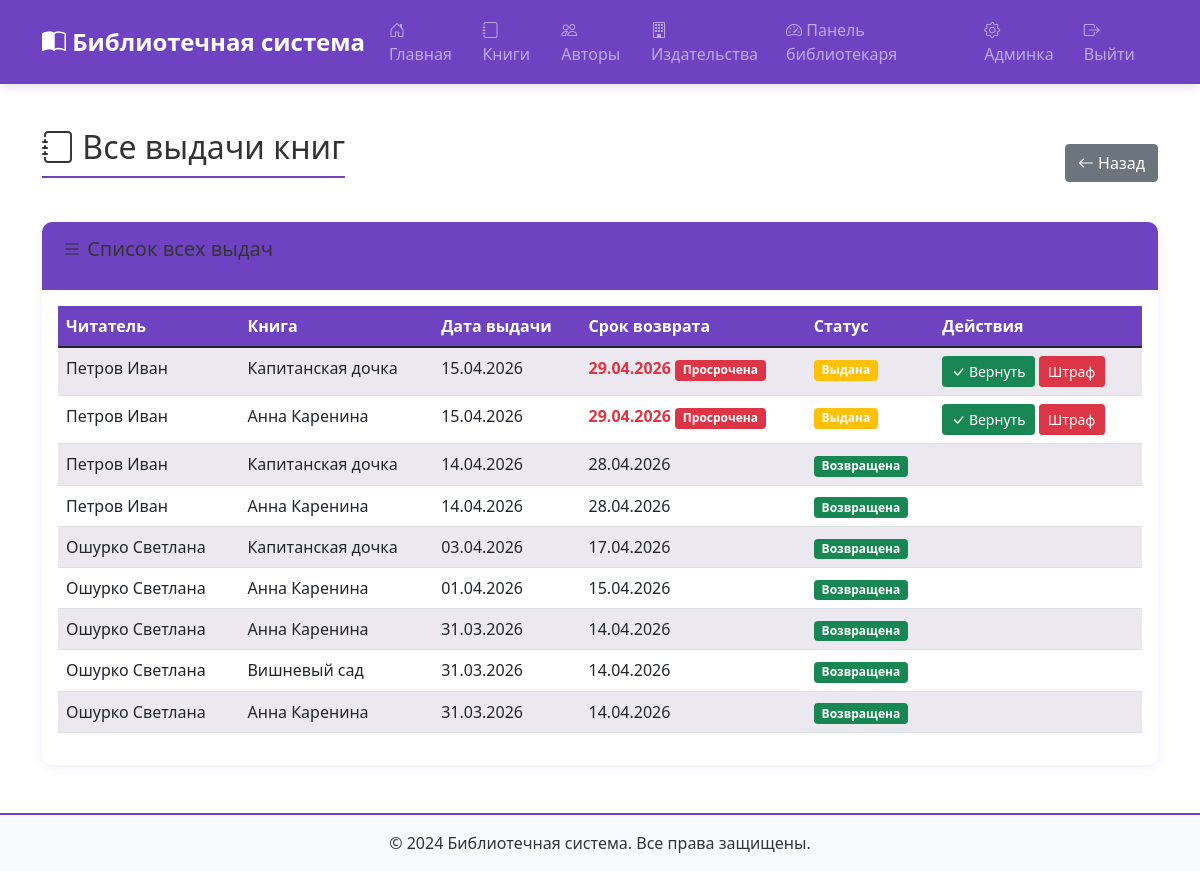
Screenshot of /librarian/loans/ (signed in) with the database file from the repository.
### books/models.py (models this page shows, shortened)
class Loan(models.Model):
    book_copy = models.ForeignKey(BookCopy, verbose_name='Экземпляр книги', on_delete=models.CASCADE,
                                  related_name='loans')
    user = models.ForeignKey(CustomUser, verbose_name='Читатель', on_delete=models.CASCADE, related_name='loans')
    issued_by = models.ForeignKey(CustomUser, verbose_name='Выдал', on_delete=models.SET_NULL, null=True,
                                  related_name='issued_loans')
    issue_date = models.DateTimeField('Дата выдачи', auto_now_add=True)
    due_date = models.DateField('Срок возврата')
    return_date = models.DateField('Дата возврата', null=True, blank=True)
    is_returned = models.BooleanField('Возвращена', default=False)
    notes = models.TextField('Примечания', blank=True)
    class Meta:
        verbose_name = 'Выдача'
        verbose_name_plural = 'Выдачи'
        ordering = ['-issue_date']
    def is_overdue(self):
        if not self.is_returned and date.today() > self.due_date:
            return True
        return False

class CustomUser(AbstractUser):
    ROLE_CHOICES = [
        ('adult', 'Взрослый читатель'),
        ('schoolchild', 'Школьник'),
    ]
    role = models.CharField('Роль', max_length=20, choices=ROLE_CHOICES, default='adult')
    phone = models.CharField('Телефон', max_length=20, blank=True)
    address = models.TextField('Адрес', blank=True)
    birth_date = models.DateField('Дата рождения', null=True, blank=True)
    library_card_number = models.CharField('Номер читательского билета', max_length=20, unique=True, null=True,
                                           blank=True)
    class Meta:
        verbose_name = 'Читатель'
        verbose_name_plural = 'Читатели'

class BookCopy(models.Model):
    STATUS_CHOICES = [
        ('available', 'Доступен'),
        ('borrowed', 'Выдан'),
        ('reserved', 'Зарезервирован'),
        ('repair', 'На ремонте'),
        ('lost', 'Утерян'),
    ]
    book = models.ForeignKey(Book, verbose_name='Книга', on_delete=models.CASCADE, related_name='copies')
    inventory_number = models.CharField('Инвентарный номер', max_length=50, unique=True)
    status = models.CharField('Статус', max_length=20, choices=STATUS_CHOICES, default='available')
    purchase_date = models.DateField('Дата поступления', null=True, blank=True)
    price = models.DecimalField('Цена', max_digits=10, decimal_places=2, null=True, blank=True)
    location = models.CharField('Место хранения', max_length=100, blank=True)
    class Meta:
        verbose_name = 'Экземпляр книги'
        verbose_name_plural = 'Экземпляры книг'

class Book(models.Model):
    STATUS_CHOICES = [
        ('available', 'Доступна'),
        ('borrowed', 'Выдана'),
        ('reserved', 'Зарезервирована'),
        ('repair', 'На ремонте'),
        ('lost', 'Утеряна'),
    ]
    title = models.CharField('Название', max_length=200)
    authors = models.ManyToManyField(Author, verbose_name='Авторы', related_name='books')
    publisher = models.ForeignKey(Publisher, verbose_name='Издательство', on_delete=models.SET_NULL, null=True,
                                  blank=True, related_name='books')
    genre = models.ForeignKey(Genre, verbose_name='Жанр', on_delete=models.SET_NULL, null=True, blank=True,
                              related_name='books')
    age_category = models.ForeignKey(AgeCategory, verbose_name='Возрастная категория', on_delete=models.SET_NULL,
                                     null=True, blank=True, related_name='books')
    publication_year = models.IntegerField('Год издания', null=True, blank=True)
    isbn = models.CharField('ISBN', max_length=13, blank=True, null=True)
    pages = models.IntegerField('Количество страниц', null=True, blank=True)
    description = models.TextField('Описание', blank=True)
    cover_image = models.ImageField('Обложка', upload_to='covers/', null=True, blank=True)
    yandex_link = models.URLField('Ссылка на Яндекс.Диск', blank=True, null=True)
    quantity_total = models.IntegerField('Общее количество', default=1)
    quantity_available = models.IntegerField('Доступно', default=1)
    status = models.CharField('Статус', max_length=20, choices=STATUS_CHOICES, default='available')
    created_at = models.DateTimeField('Дата добавления', auto_now_add=True)
    updated_at = models.DateTimeField('Дата обновления', auto_now=True)
    avg_rating = models.FloatField('Средний рейтинг', default=0)
    reviews_count = models.IntegerField('Количество отзывов', default=0)
    class Meta:
        verbose_name = 'Книга'
        verbose_name_plural = 'Книги'
        ordering = ['title']

### books/views.py (the view)
# urls.py: path('librarian/loans/', views.admin_all_loans, name='admin_all_loans'),
@login_required
def admin_all_loans(request):
    if not request.user.is_staff:
        messages.error(request, 'Доступ запрещен')
        return redirect('books:index')
    loans = Loan.objects.all().select_related('user', 'book_copy__book').order_by('-issue_date')
    context = {'loans': loans}
    return render(request, 'books/admin_loans.html', context)

### books/templates/books/admin_loans.html (shortened to what this page needs)
{% extends 'base.html' %}
{% block content %}
<div class="d-flex justify-content-between align-items-center mb-4">
    <h1><i class="bi bi-journal"></i> Все выдачи книг</h1>
    <a href="{% url 'books:admin_dashboard' %}" class="btn btn-secondary">
        <i class="bi bi-arrow-left"></i> Назад
    </a>
</div>
<div class="card">
    <div class="card-header" style="background-color: #6f42c1; color: white;">
        <h5 class="mb-0"><i class="bi bi-list"></i> Список всех выдач</h5>
    </div>
    <div class="card-body">
        <div class="table-responsive">
            <table class="table table-striped">
                <thead>
                    <tr>
                        <th>Читатель</th>
                        <th>Книга</th>
                        <th>Дата выдачи</th>
                        <th>Срок возврата</th>
                        <th>Статус</th>
                        <th>Действия</th>
                    </tr>
                </thead>
                <tbody>
                    {% for loan in loans %}
                    <tr>
                        <td>{{ loan.user.last_name }} {{ loan.user.first_name }}</td>
                        <td>{{ loan.book_copy.book.title }}</td>
                        <td>{{ loan.issue_date|date:"d.m.Y" }}</td>
                        <td class="{% if loan.is_overdue %}text-danger fw-bold{% endif %}">
                            {{ loan.due_date|date:"d.m.Y" }}
                            {% if loan.is_overdue %} <span class="badge bg-danger">Просрочена</span>{% endif %}
                        </td>
                        <td>
                            {% if loan.is_returned %}
                                <span class="badge bg-success">Возвращена</span>
                            {% else %}
                                <span class="badge bg-warning">Выдана</span>
                            {% endif %}
                        </td>
                        <td>
                            {% if not loan.is_returned %}
                                <a href="{% url 'books:return_book' loan.pk %}" class="btn btn-sm btn-success" onclick="return confirm('Оформить возврат?')">
                                    <i class="bi bi-check-lg"></i> Вернуть
                                </a>
                                {% if loan.is_overdue %}
                                    <a href="{% url 'books:admin_assign_fine' loan.pk %}" class="btn btn-sm btn-danger">
                                         Штраф
                                    </a>
                                {% endif %}
                            {% endif %}
                        </td>
                    </tr>
                    {% empty %}
                    <tr>
                        <td colspan="6" class="text-center">Нет выдач</td>
                    </tr>
                    {% endfor %}
                </tbody>
            </table>
        </div>
    </div>
</div>
{% endblock %}

### static/css/style.css (style rules this page uses)
body { background-color: #ffffff; font-family: 'Segoe UI', Tahoma, Geneva, Verdana, sans-serif; color: #333; min-height: 100vh; display: flex; flex-direction: column; }
.card { border: none; border-radius: 10px; box-shadow: 0 2px 10px rgba(111, 66, 193, 0.1); transition: transform 0.3s, box-shadow 0.3s; background-color: #ffffff; overflow: hidden; }
.card-header { background-color: #f8f9fa; border-bottom: 2px solid #6f42c1; font-weight: bold; padding: 15px 20px; }
a { color: #6f42c1; text-decoration: none; transition: color 0.3s; }
h1, h2, h3, h4, h5, h6 { color: #333; border-bottom: 2px solid #6f42c1; padding-bottom: 10px; margin-bottom: 20px; }
h1 { font-size: 2rem; }
.table thead th { background-color: #6f42c1; color: white; border-color: #5a32a3; font-weight: 600; }
.table-striped tbody tr:nth-of-type(odd) { background-color: rgba(111, 66, 193, 0.05); }
.card, .stat-card { animation: fadeIn 0.5s ease-out; }

### rows the page displays
Loan: user.last_name "Петров", user.first_name "Иван", book_copy.book "Капитанская дочка", issue_date "15.04.2026", due_date "29.04.2026", is_returned "Просрочена"
Loan: user.last_name "Петров", user.first_name "Иван", book_copy.book "Анна Каренина", issue_date "15.04.2026", due_date "29.04.2026", is_returned "Просрочена"
Loan: user.last_name "Петров", user.first_name "Иван", book_copy.book "Капитанская дочка", issue_date "14.04.2026", due_date "28.04.2026", is_returned "Возвращена"
Loan: user.last_name "Петров", user.first_name "Иван", book_copy.book "Анна Каренина", issue_date "14.04.2026", due_date "28.04.2026", is_returned "Возвращена"
Loan: user.last_name "Ошурко", user.first_name "Светлана", book_copy.book "Капитанская дочка", issue_date "03.04.2026", due_date "17.04.2026", is_returned "Возвращена"
Loan: user.last_name "Ошурко", user.first_name "Светлана", book_copy.book "Анна Каренина", issue_date "01.04.2026", due_date "15.04.2026", is_returned "Возвращена"
Loan: user.last_name "Ошурко", user.first_name "Светлана", book_copy.book "Анна Каренина", issue_date "31.03.2026", due_date "14.04.2026", is_returned "Возвращена"
Loan: user.last_name "Ошурко", user.first_name "Светлана", book_copy.book "Вишневый сад", issue_date "31.03.2026", due_date "14.04.2026", is_returned "Возвращена"
Loan: user.last_name "Ошурко", user.first_name "Светлана", book_copy.book "Анна Каренина", issue_date "31.03.2026", due_date "14.04.2026", is_returned "Возвращена"
